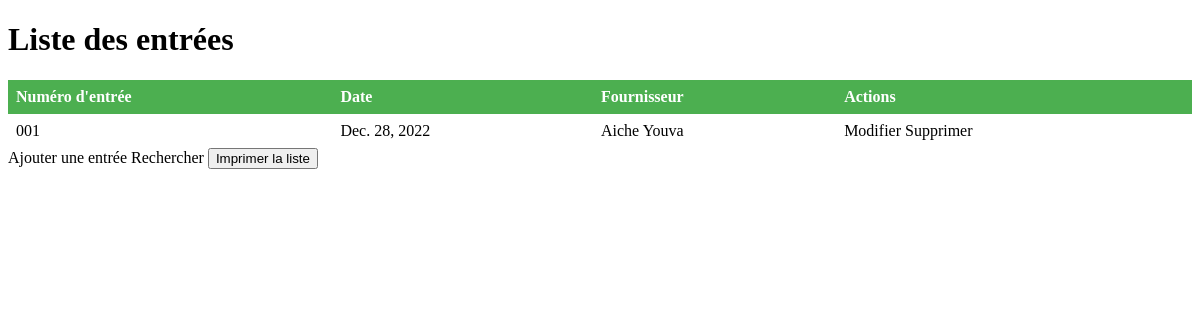
Page /entreeStock/ on the earlier database version.
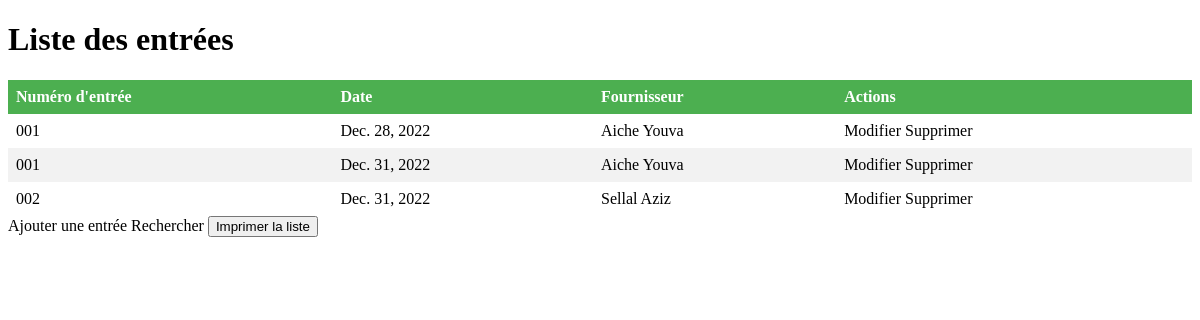
Same page on the later database version.
### app/models.py (models this page shows, shortened)
class EntreeStock(models.Model):
    numero_e = models.CharField(max_length=20)
    date_e = models.DateField()
    fournisseur = models.ForeignKey(Fournisseur, on_delete=models.CASCADE)

class Fournisseur(models.Model):
    nom_f = models.CharField(max_length=100)
    prenom_f = models.CharField(max_length=100)
    adresse_f = models.TextField()
    telephone_f = models.CharField(max_length=20)
    solde = models.DecimalField(max_digits=10, decimal_places=2, default=0)

### app/views.py (the view)
# urls.py: path('entreeStock/', views.entreeStock, name='entreeStock'),
def entreeStock(request):
    entreeStock = EntreeStock.objects.all()
    return render(request, 'entreeStock.html', {"EntreeStock": entreeStock})

### app/templates/entreeStock.html (shortened to what this page needs)
<!DOCTYPE html>
<html>
    {%load static%}
  <head>
    <link rel="stylesheet" href="{%static 'produit.css'%}">
  </head>
  <body>
    <h1>Liste des entrées</h1>
    <table>
      <thead>
        <tr>
          <th>Numéro d'entrée</th>
          <th>Date</th>
          <th>Fournisseur</th>
          <th>Actions</th>
        </tr>
      </thead>
      <tbody>
        {% for entreeStock in EntreeStock %}
        <tr>
          <td>{{ entreeStock.numero_e}}</td>
          <td>{{ entreeStock.date_e}}</td>
          <td>{{ entreeStock.fournisseur.nom_f}} {{entreeStock.fournisseur.prenom_f}}</td>
          <td>
            <a href="{%url 'modifier_entreeStock' entreeStock.id%}">Modifier</a>
            <a href="{%url 'supprimer_entreeStock' entreeStock.id%}">Supprimer</a>
          </td>
        </tr>
        {% endfor %}
      </tbody>
    </table>
    <a href="{%url 'ajouter_entreeStock' %}">Ajouter une entrée </a>
    <a href="{%url 'rechercher_entreeStock'%}">Rechercher</a>
    <button onclick="window.print()">Imprimer la liste</button>
  </body>
</html>

Differences in the rows shown:
added EntreeStock: numero_e "001", date_e "Dec. 31, 2022", fournisseur.nom_f "Aiche", fournisseur.prenom_f "Youva"
added EntreeStock: numero_e "002", date_e "Dec. 31, 2022", fournisseur.nom_f "Sellal", fournisseur.prenom_f "Aziz"
